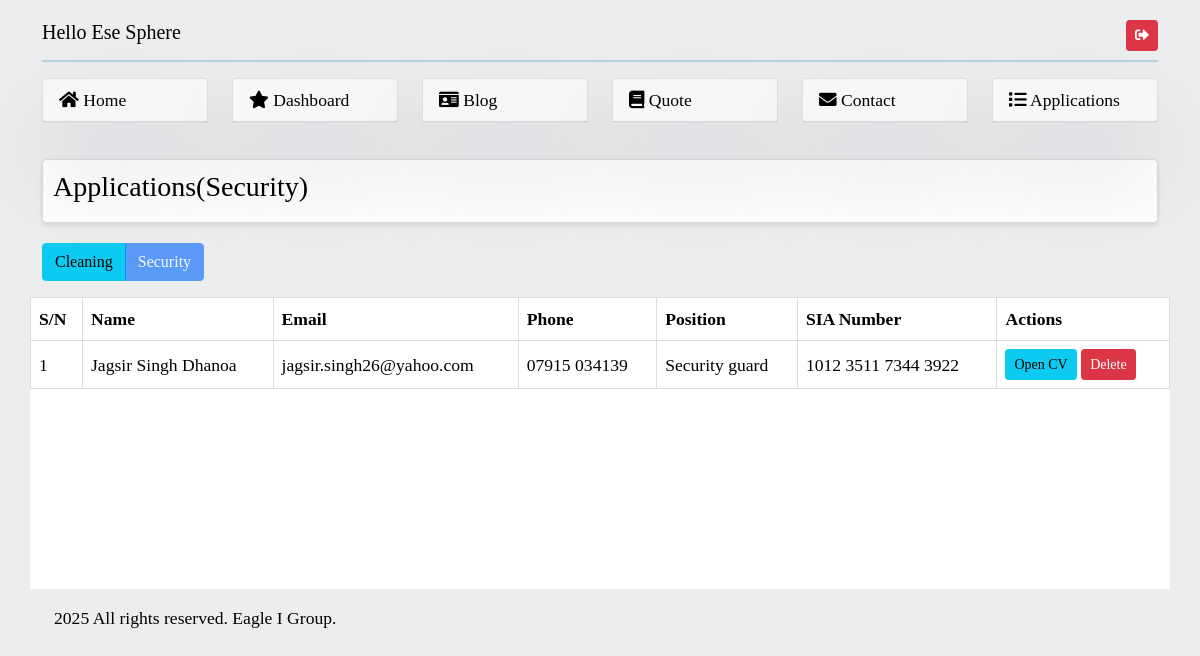
/sc/admin/security-applications.php (signed in), run on the app's committed database.
### tables this page shows
CREATE TABLE `security_job_app` (
  `userId` int(11) NOT NULL,
  `full_name` varchar(255) NOT NULL,
  `email` varchar(255) NOT NULL,
  `phone` varchar(50) NOT NULL,
  `position` varchar(100) NOT NULL,
  `sia_number` varchar(100) NOT NULL,
  `cv_file` varchar(255) NOT NULL,
  `submitted_at` timestamp NOT NULL DEFAULT current_timestamp()
);

### sc/admin/security-applications.php (the view, shortened to what this page needs)
<?php
require_once 'header.php';
?>
<div id="session-container">
    <h3>Applications(Security)</h3>
</div>
<div class="btn-group" role="group" aria-label="First group">
    <a href="./cleaning-applications" type="button" class="btn btn-info">Cleaning</a>
    <button type="button" class="btn btn-primary" disabled>Security</button>
</div>
<div class="row text-decoration-none bg-white mt-3 mb-3">
    <table>
        <tr>
            <th>S/N</th>
            <th>Name</th>
            <th>Email</th>
            <th>Phone</th>
            <th>Position</th>
            <th>SIA Number</th>
            <th>Actions</th>
        </tr>
        <?php
        $result = $conn->query("SELECT * FROM security_job_app ORDER BY `submitted_at` DESC");
        $sn = 1;
        while ($row = $result->fetch_assoc()):
        ?>
            <tr>
                <td><?= $sn++ ?></td>
                <td><?= htmlspecialchars($row['full_name']) ?></td>
                <td><?= htmlspecialchars($row['email']) ?></td>
                <td><?= htmlspecialchars($row['phone']) ?></td>
                <td><?= htmlspecialchars($row['position']) ?></td>
                <td><?= htmlspecialchars($row['sia_number']) ?></td>
                <td>
                    <a class="btn btn-info btn-sm" href="../<?= htmlspecialchars($row['cv_file']) ?>">Open CV</a>
                    <a class="btn btn-danger btn-sm" href="?delete=<?= urlencode($row['userId']) ?>" onclick="return confirm('Are you sure you want to delete this quote?')">Delete</a>
                </td>
            </tr>
        <?php endwhile; ?>
    </table>
    <?php require_once 'footer.php'; ?>

### sc/assets/css/style.css (style rules this page uses)
body { font-size: 1.1em; font-weight: 400; overflow-x: hidden; font-family: 'Georgia', serif; background-color: rgba(72, 84, 96,.1); color: #f0f0f0; margin: 0; padding: 0; }
#session-container { overflow-x: auto; max-width: 100%; margin-bottom: 20px; background-color: #fff; color: #000; padding: 10px; border-radius: 5px; box-shadow: 0 2px 4px rgba(0, 0, 0, 0.1); border: 1px solid #ddd; margin: 20px auto; }

### sc/css/style.css (style rules this page uses)
:root { --primary: #273c75; --secondary: #9B9B9B; --light: #F5F5F5; --dark: #161616; }
.btn { font-weight: 500; transition: .5s; }
.btn.btn-primary { color: #FFFFFF; }

### sc/admin/header.php (style rules this page uses)
html, body { color: #000; }

### sc/admin/security-applications.php (style rules this page uses)
table { border-collapse: collapse; width: 100%; }
th, td { padding: 8px; border: 1px solid #ddd; }

### data on the page
security_job_app: full_name "Jagsir Singh Dhanoa", email "jagsir.singh26@yahoo.com", phone "07915 034139", position "Security guard", sia_number "1012 3511 7344 3922"

### other printed values
$_SESSION['usr_username'] "Ese Sphere"
